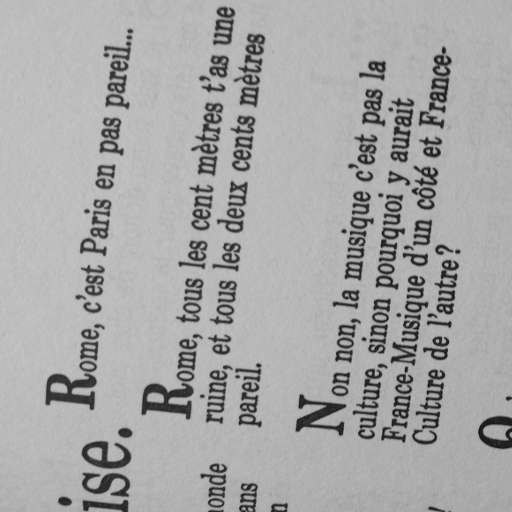
%> input picture imageRef.png, 512 x 512 px
$ octave ScriptImage.m   (GNU Octave 9; MATLAB toolbox functions it lacks are replaced by stand-ins)
%> lines starting %> are read from the running program, lines starting %| are printed output that depends on the picture
### filtredegrad.m
function [h] = filtredegrad(l)

% [8 lines of commented-out code are left out]
h=zeros(512);
for i=256:258
    for k=248:266
        h(k,i)= 1/(3*l);
    end
end

end

### ScriptImage.m
[ir,map]=imread('imageRef.png');
%> ir is the input picture: size 512x512 uint8; min 15, max 199, mean 167.6
%> map = []
gris = ([0:255]/255)'*[1 1 1];
figure (1)
image(ir)
colormap(gris)

ir=double(ir);
%> ir: size 512x512 double
Ir=fft2(ir);
Ir=fftshift(Ir);

h=filtredegrad(19);
h=fftshift(h);
%figure(2)
%image(h)
%colormap(gris)
h=double(h);
H=fft2(h);
H=fftshift(H);

Dr= Ir.*H;
%spectre de puissance I
Pi=Ir;
%spectre de puissance bruit
dr=ifft2(fftshift(Dr));
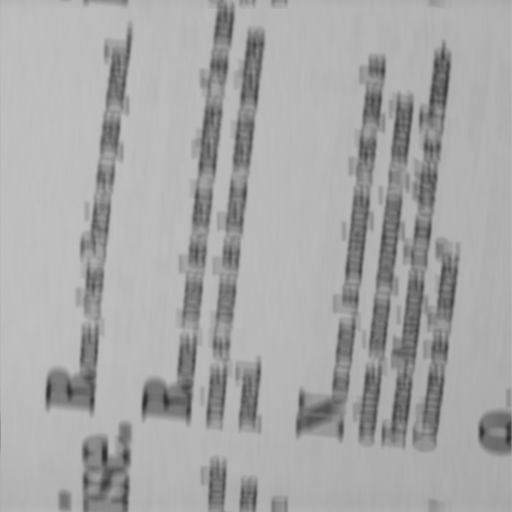
%> dr: size 512x512 double; min 45.35, max 192.7, mean 167.6
dq=floor(dr);
b=(dr)-dq;
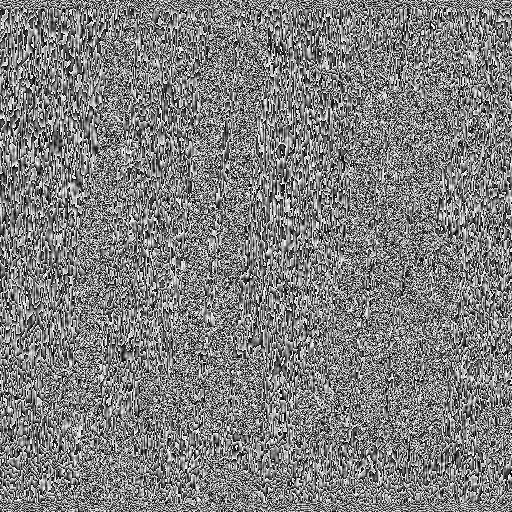
%> b: size 512x512 double; min 0, max 1, mean 0.498
%b=double(b);
PB=fft2(b);
PB=fftshift(PB);
%filtre Wien
W=(1./H).*(abs(H).*abs(H))./((abs(H).*abs(H))+(((abs(PB)).*(abs(PB)))./((abs(Pi)).*(abs(Pi)))));
%image à traiter
[ifloue,map]=imread('imageFloue.png');
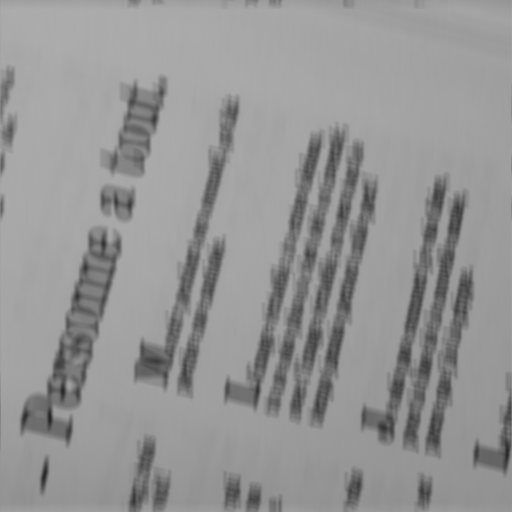
%> input picture imageFloue.png, 512 x 512 px
%> ifloue is the input picture: size 512x512 uint8; min 36, max 172, mean 148.7
%> map = 256 rows, first 12: [0 0 0; 0.00392 0.00392 0.00392; 0.00784 0.00784 0.00784; 0.0118 0.0118 0.0118; 0.0157 0.0157 0.0157; 0.0196 0.0196 0.0196; 0.0235 0.0235 0.0235; 0.0275 0.0275 0.0275; 0.0314 0.0314 0.0314; 0.0353 0.0353 0.0353; 0.0392 0.0392 0.0392; 0.0431 0.0431 0.0431]
gris = ([0:255]/255)'*[1 1 1];

ifloue=double(ifloue);
%> ifloue: size 512x512 double
Ifloue=fft2(ifloue);
Ifloue=fftshift(Ifloue);

Dtrait= Ifloue.*W;

logIM = log(abs(Dtrait)+1);
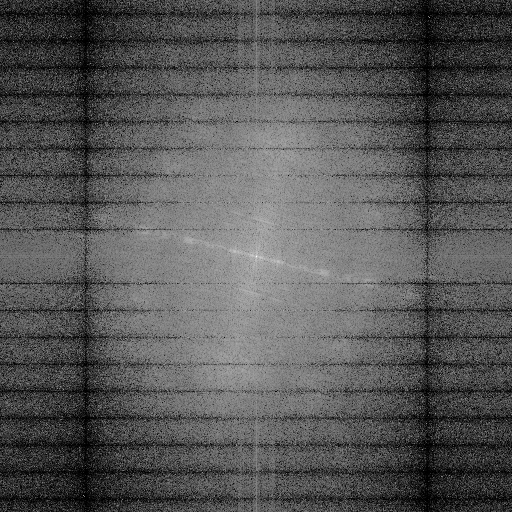
%> logIM: size 512x512 double; min 4.98e-05, max 17.48, mean 5.94; drawn with min black and max white
maxi=max(max(logIM));
%> maxi = 17.48
mini=min(min(logIM));
%> mini = 4.98e-05
figure(45)
image((logIM-mini)/(maxi-mini)*255);
colormap(gris);

dtrait=ifft2(fftshift(Dtrait));
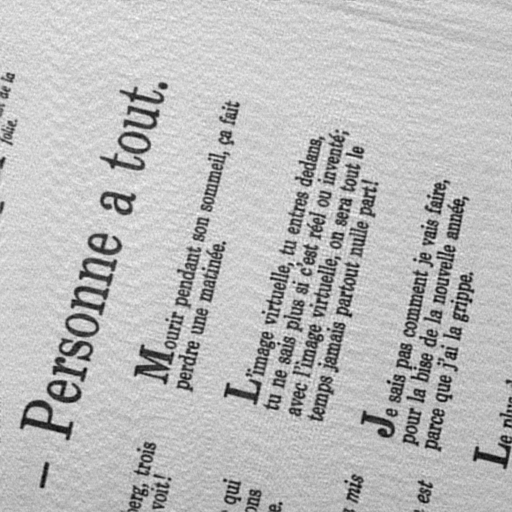
%> dtrait: size 512x512 double; min -5.16, max 204.3, mean 148.7; drawn with min black and max white
figure(35)
image((dtrait));
colormap(gris);
